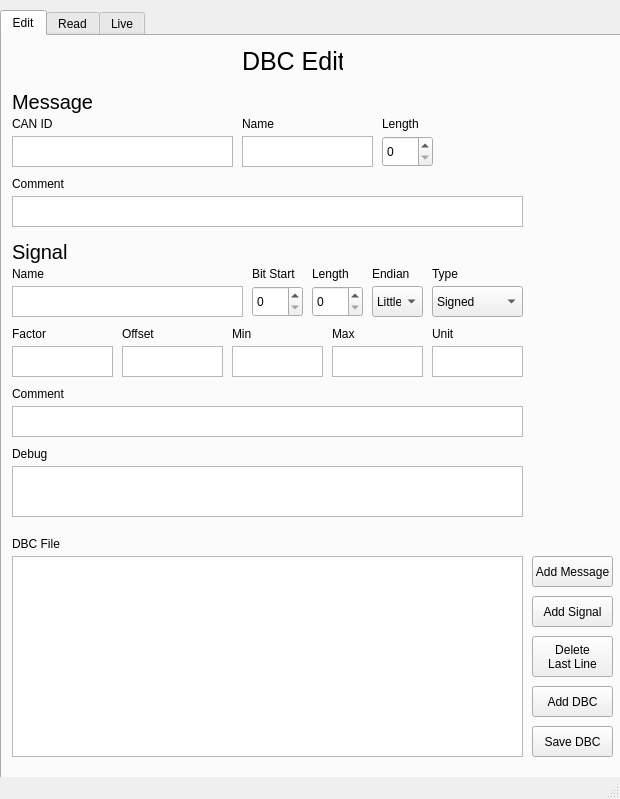
<?xml version="1.0" encoding="UTF-8"?>
<ui version="4.0">
 <class>MainWindow</class>
 <widget class="QMainWindow" name="MainWindow">
  <property name="geometry">
   <rect>
    <x>0</x>
    <y>0</y>
    <width>620</width>
    <height>799</height>
   </rect>
  </property>
  <property name="windowTitle">
   <string>DBC Editor for CAN Bus Database Files</string>
  </property>
  <widget class="QWidget" name="centralwidget">
   <widget class="QTabWidget" name="tabWidget">
    <property name="geometry">
     <rect>
      <x>0</x>
      <y>10</y>
      <width>621</width>
      <height>781</height>
     </rect>
    </property>
    <property name="toolTip">
     <string>&lt;html&gt;&lt;head/&gt;&lt;body&gt;&lt;p&gt;&lt;br/&gt;&lt;/p&gt;&lt;/body&gt;&lt;/html&gt;</string>
    </property>
    <property name="whatsThis">
     <string>&lt;html&gt;&lt;head/&gt;&lt;body&gt;&lt;p&gt;&lt;br/&gt;&lt;/p&gt;&lt;/body&gt;&lt;/html&gt;</string>
    </property>
    <property name="autoFillBackground">
     <bool>true</bool>
    </property>
    <property name="currentIndex">
     <number>0</number>
    </property>
    <widget class="QWidget" name="tab">
     <attribute name="title">
      <string>Edit</string>
     </attribute>
     <widget class="QLabel" name="label_4">
      <property name="geometry">
       <rect>
        <x>250</x>
        <y>230</y>
        <width>48</width>
        <height>16</height>
       </rect>
      </property>
      <property name="text">
       <string>Bit Start</string>
      </property>
     </widget>
     <widget class="QTextEdit" name="sg_name">
      <property name="geometry">
       <rect>
        <x>10</x>
        <y>250</y>
        <width>231</width>
        <height>31</height>
       </rect>
      </property>
      <property name="font">
       <font>
        <pointsize>9</pointsize>
       </font>
      </property>
     </widget>
     <widget class="QTextEdit" name="CAN_ID">
      <property name="geometry">
       <rect>
        <x>10</x>
        <y>100</y>
        <width>221</width>
        <height>31</height>
       </rect>
      </property>
     </widget>
     <widget class="QLabel" name="label_3">
      <property name="geometry">
       <rect>
        <x>10</x>
        <y>230</y>
        <width>81</width>
        <height>16</height>
       </rect>
      </property>
      <property name="text">
       <string>Name</string>
      </property>
     </widget>
     <widget class="QLabel" name="label_14">
      <property name="geometry">
       <rect>
        <x>230</x>
        <y>290</y>
        <width>48</width>
        <height>16</height>
       </rect>
      </property>
      <property name="text">
       <string>Min</string>
      </property>
     </widget>
     <widget class="QSpinBox" name="sg_length">
      <property name="geometry">
       <rect>
        <x>310</x>
        <y>250</y>
        <width>51</width>
        <height>31</height>
       </rect>
      </property>
     </widget>
     <widget class="QTextEdit" name="sg_offset">
      <property name="geometry">
       <rect>
        <x>120</x>
        <y>310</y>
        <width>101</width>
        <height>31</height>
       </rect>
      </property>
     </widget>
     <widget class="QLabel" name="label_19">
      <property name="geometry">
       <rect>
        <x>10</x>
        <y>410</y>
        <width>41</width>
        <height>16</height>
       </rect>
      </property>
      <property name="text">
       <string>Debug</string>
      </property>
     </widget>
     <widget class="QLabel" name="label_10">
      <property name="geometry">
       <rect>
        <x>380</x>
        <y>80</y>
        <width>41</width>
        <height>16</height>
       </rect>
      </property>
      <property name="text">
       <string>Length</string>
      </property>
     </widget>
     <widget class="QLabel" name="label_11">
      <property name="geometry">
       <rect>
        <x>10</x>
        <y>140</y>
        <width>61</width>
        <height>16</height>
       </rect>
      </property>
      <property name="text">
       <string>Comment</string>
      </property>
     </widget>
     <widget class="QTextEdit" name="sg_max">
      <property name="geometry">
       <rect>
        <x>330</x>
        <y>310</y>
        <width>91</width>
        <height>31</height>
       </rect>
      </property>
     </widget>
     <widget class="QLabel" name="label_17">
      <property name="geometry">
       <rect>
        <x>430</x>
        <y>230</y>
        <width>48</width>
        <height>16</height>
       </rect>
      </property>
      <property name="text">
       <string>Type</string>
      </property>
     </widget>
     <widget class="QTextBrowser" name="DBC_temp">
      <property name="geometry">
       <rect>
        <x>10</x>
        <y>520</y>
        <width>511</width>
        <height>201</height>
       </rect>
      </property>
     </widget>
     <widget class="QTextBrowser" name="debug">
      <property name="geometry">
       <rect>
        <x>10</x>
        <y>430</y>
        <width>511</width>
        <height>51</height>
       </rect>
      </property>
      <property name="font">
       <font>
        <pointsize>8</pointsize>
       </font>
      </property>
     </widget>
     <widget class="QPushButton" name="bt_addDBC">
      <property name="geometry">
       <rect>
        <x>530</x>
        <y>650</y>
        <width>81</width>
        <height>31</height>
       </rect>
      </property>
      <property name="text">
       <string>Add DBC</string>
      </property>
     </widget>
     <widget class="QLabel" name="label_8">
      <property name="geometry">
       <rect>
        <x>430</x>
        <y>290</y>
        <width>48</width>
        <height>16</height>
       </rect>
      </property>
      <property name="text">
       <string>Unit</string>
      </property>
     </widget>
     <widget class="QTextEdit" name="msg_cm">
      <property name="geometry">
       <rect>
        <x>10</x>
        <y>160</y>
        <width>511</width>
        <height>31</height>
       </rect>
      </property>
     </widget>
     <widget class="QTextEdit" name="sg_factor">
      <property name="geometry">
       <rect>
        <x>10</x>
        <y>310</y>
        <width>101</width>
        <height>31</height>
       </rect>
      </property>
     </widget>
     <widget class="QPushButton" name="bt_signal">
      <property name="geometry">
       <rect>
        <x>530</x>
        <y>560</y>
        <width>81</width>
        <height>31</height>
       </rect>
      </property>
      <property name="text">
       <string>Add Signal</string>
      </property>
     </widget>
     <widget class="QTextEdit" name="msg_name">
      <property name="geometry">
       <rect>
        <x>240</x>
        <y>100</y>
        <width>131</width>
        <height>31</height>
       </rect>
      </property>
     </widget>
     <widget class="QComboBox" name="sg_type">
      <property name="geometry">
       <rect>
        <x>430</x>
        <y>250</y>
        <width>91</width>
        <height>31</height>
       </rect>
      </property>
      <item>
       <property name="text">
        <string>Signed</string>
       </property>
      </item>
      <item>
       <property name="text">
        <string>Unsigned</string>
       </property>
      </item>
     </widget>
     <widget class="QLabel" name="label">
      <property name="geometry">
       <rect>
        <x>10</x>
        <y>80</y>
        <width>48</width>
        <height>16</height>
       </rect>
      </property>
      <property name="text">
       <string>CAN ID</string>
      </property>
     </widget>
     <widget class="QLabel" name="label_6">
      <property name="geometry">
       <rect>
        <x>10</x>
        <y>290</y>
        <width>48</width>
        <height>16</height>
       </rect>
      </property>
      <property name="text">
       <string>Factor</string>
      </property>
     </widget>
     <widget class="QLabel" name="label_15">
      <property name="geometry">
       <rect>
        <x>330</x>
        <y>290</y>
        <width>48</width>
        <height>16</height>
       </rect>
      </property>
      <property name="text">
       <string>Max</string>
      </property>
     </widget>
     <widget class="QLabel" name="label_16">
      <property name="geometry">
       <rect>
        <x>370</x>
        <y>230</y>
        <width>48</width>
        <height>16</height>
       </rect>
      </property>
      <property name="text">
       <string>Endian</string>
      </property>
     </widget>
     <widget class="QLabel" name="label_7">
      <property name="geometry">
       <rect>
        <x>120</x>
        <y>290</y>
        <width>48</width>
        <height>16</height>
       </rect>
      </property>
      <property name="text">
       <string>Offset</string>
      </property>
     </widget>
     <widget class="QLabel" name="label_18">
      <property name="geometry">
       <rect>
        <x>10</x>
        <y>500</y>
        <width>61</width>
        <height>16</height>
       </rect>
      </property>
      <property name="text">
       <string>DBC File</string>
      </property>
     </widget>
     <widget class="QLabel" name="label_13">
      <property name="geometry">
       <rect>
        <x>10</x>
        <y>200</y>
        <width>101</width>
        <height>31</height>
       </rect>
      </property>
      <property name="font">
       <font>
        <pointsize>15</pointsize>
       </font>
      </property>
      <property name="text">
       <string>Signal</string>
      </property>
     </widget>
     <widget class="QPushButton" name="bt_del_lastline">
      <property name="geometry">
       <rect>
        <x>530</x>
        <y>600</y>
        <width>81</width>
        <height>41</height>
       </rect>
      </property>
      <property name="text">
       <string>Delete
Last Line</string>
      </property>
     </widget>
     <widget class="QLabel" name="label_5">
      <property name="geometry">
       <rect>
        <x>310</x>
        <y>230</y>
        <width>48</width>
        <height>16</height>
       </rect>
      </property>
      <property name="text">
       <string>Length</string>
      </property>
     </widget>
     <widget class="QLabel" name="label_12">
      <property name="geometry">
       <rect>
        <x>10</x>
        <y>50</y>
        <width>101</width>
        <height>31</height>
       </rect>
      </property>
      <property name="font">
       <font>
        <pointsize>15</pointsize>
       </font>
      </property>
      <property name="text">
       <string>Message</string>
      </property>
     </widget>
     <widget class="QSpinBox" name="sg_start">
      <property name="geometry">
       <rect>
        <x>250</x>
        <y>250</y>
        <width>51</width>
        <height>31</height>
       </rect>
      </property>
     </widget>
     <widget class="QSpinBox" name="msg_length">
      <property name="geometry">
       <rect>
        <x>380</x>
        <y>100</y>
        <width>51</width>
        <height>31</height>
       </rect>
      </property>
     </widget>
     <widget class="QLabel" name="label_2">
      <property name="geometry">
       <rect>
        <x>240</x>
        <y>80</y>
        <width>48</width>
        <height>16</height>
       </rect>
      </property>
      <property name="text">
       <string>Name</string>
      </property>
     </widget>
     <widget class="QPushButton" name="bt_msg">
      <property name="geometry">
       <rect>
        <x>530</x>
        <y>520</y>
        <width>81</width>
        <height>31</height>
       </rect>
      </property>
      <property name="text">
       <string>Add Message</string>
      </property>
     </widget>
     <widget class="QPushButton" name="bt_save">
      <property name="geometry">
       <rect>
        <x>530</x>
        <y>690</y>
        <width>81</width>
        <height>31</height>
       </rect>
      </property>
      <property name="text">
       <string>Save DBC</string>
      </property>
     </widget>
     <widget class="QComboBox" name="sg_endian">
      <property name="geometry">
       <rect>
        <x>370</x>
        <y>250</y>
        <width>51</width>
        <height>31</height>
       </rect>
      </property>
      <item>
       <property name="text">
        <string>Little</string>
       </property>
      </item>
      <item>
       <property name="text">
        <string>Big</string>
       </property>
      </item>
     </widget>
     <widget class="QTextEdit" name="sg_cm">
      <property name="geometry">
       <rect>
        <x>10</x>
        <y>370</y>
        <width>511</width>
        <height>31</height>
       </rect>
      </property>
     </widget>
     <widget class="QTextEdit" name="sg_unit">
      <property name="geometry">
       <rect>
        <x>430</x>
        <y>310</y>
        <width>91</width>
        <height>31</height>
       </rect>
      </property>
     </widget>
     <widget class="QLabel" name="label_9">
      <property name="geometry">
       <rect>
        <x>10</x>
        <y>350</y>
        <width>61</width>
        <height>16</height>
       </rect>
      </property>
      <property name="text">
       <string>Comment</string>
      </property>
     </widget>
     <widget class="QTextEdit" name="sg_min">
      <property name="geometry">
       <rect>
        <x>230</x>
        <y>310</y>
        <width>91</width>
        <height>31</height>
       </rect>
      </property>
     </widget>
     <widget class="QLabel" name="label_22">
      <property name="geometry">
       <rect>
        <x>240</x>
        <y>10</y>
        <width>101</width>
        <height>31</height>
       </rect>
      </property>
      <property name="font">
       <font>
        <pointsize>19</pointsize>
       </font>
      </property>
      <property name="text">
       <string>DBC Edit</string>
      </property>
     </widget>
    </widget>
    <widget class="QWidget" name="tab_2">
     <attribute name="title">
      <string>Read</string>
     </attribute>
     <widget class="QTextBrowser" name="txt_DBCfilepath">
      <property name="geometry">
       <rect>
        <x>10</x>
        <y>30</y>
        <width>511</width>
        <height>31</height>
       </rect>
      </property>
      <property name="font">
       <font>
        <pointsize>9</pointsize>
       </font>
      </property>
     </widget>
     <widget class="QLabel" name="label_20">
      <property name="geometry">
       <rect>
        <x>10</x>
        <y>10</y>
        <width>101</width>
        <height>16</height>
       </rect>
      </property>
      <property name="font">
       <font>
        <pointsize>9</pointsize>
       </font>
      </property>
      <property name="text">
       <string>DBC File Path</string>
      </property>
     </widget>
     <widget class="QPushButton" name="bt_OpenDBC">
      <property name="geometry">
       <rect>
        <x>530</x>
        <y>30</y>
        <width>81</width>
        <height>31</height>
       </rect>
      </property>
      <property name="text">
       <string>Open</string>
      </property>
     </widget>
     <widget class="QTextBrowser" name="txt_debug_readtab">
      <property name="geometry">
       <rect>
        <x>10</x>
        <y>90</y>
        <width>511</width>
        <height>51</height>
       </rect>
      </property>
     </widget>
     <widget class="QLabel" name="label_23">
      <property name="geometry">
       <rect>
        <x>10</x>
        <y>65</y>
        <width>81</width>
        <height>21</height>
       </rect>
      </property>
      <property name="font">
       <font>
        <pointsize>9</pointsize>
       </font>
      </property>
      <property name="text">
       <string>Debug</string>
      </property>
     </widget>
     <widget class="QPushButton" name="bt_Clear">
      <property name="geometry">
       <rect>
        <x>530</x>
        <y>90</y>
        <width>81</width>
        <height>51</height>
       </rect>
      </property>
      <property name="text">
       <string>Clear</string>
      </property>
     </widget>
     <widget class="QLabel" name="label_26">
      <property name="geometry">
       <rect>
        <x>10</x>
        <y>145</y>
        <width>61</width>
        <height>21</height>
       </rect>
      </property>
      <property name="font">
       <font>
        <pointsize>9</pointsize>
       </font>
      </property>
      <property name="text">
       <string>Msg List</string>
      </property>
     </widget>
     <widget class="QLabel" name="label_27">
      <property name="geometry">
       <rect>
        <x>10</x>
        <y>360</y>
        <width>61</width>
        <height>31</height>
       </rect>
      </property>
      <property name="font">
       <font>
        <pointsize>9</pointsize>
       </font>
      </property>
      <property name="text">
       <string>Sg List</string>
      </property>
     </widget>
     <widget class="QComboBox" name="sg_select_combo">
      <property name="geometry">
       <rect>
        <x>60</x>
        <y>360</y>
        <width>69</width>
        <height>22</height>
       </rect>
      </property>
     </widget>
     <widget class="QTableWidget" name="sg_table">
      <property name="geometry">
       <rect>
        <x>10</x>
        <y>390</y>
        <width>601</width>
        <height>351</height>
       </rect>
      </property>
     </widget>
     <widget class="QTableWidget" name="msg_table">
      <property name="geometry">
       <rect>
        <x>10</x>
        <y>170</y>
        <width>601</width>
        <height>181</height>
       </rect>
      </property>
     </widget>
    </widget>
    <widget class="QWidget" name="tab_3">
     <attribute name="title">
      <string>Live</string>
     </attribute>
     <widget class="QPushButton" name="pushButton_mode1">
      <property name="geometry">
       <rect>
        <x>460</x>
        <y>30</y>
        <width>71</width>
        <height>24</height>
       </rect>
      </property>
      <property name="text">
       <string>Mode 1</string>
      </property>
     </widget>
     <widget class="QPushButton" name="pushButton_mode2">
      <property name="geometry">
       <rect>
        <x>540</x>
        <y>30</y>
        <width>71</width>
        <height>24</height>
       </rect>
      </property>
      <property name="text">
       <string>Mode 2</string>
      </property>
     </widget>
     <widget class="QComboBox" name="sg_select_combo_2">
      <property name="geometry">
       <rect>
        <x>460</x>
        <y>60</y>
        <width>69</width>
        <height>22</height>
       </rect>
      </property>
     </widget>
     <widget class="QTextBrowser" name="txt_debug_readtab_2">
      <property name="geometry">
       <rect>
        <x>10</x>
        <y>30</y>
        <width>441</width>
        <height>51</height>
       </rect>
      </property>
     </widget>
     <widget class="QLabel" name="label_24">
      <property name="geometry">
       <rect>
        <x>10</x>
        <y>90</y>
        <width>81</width>
        <height>16</height>
       </rect>
      </property>
      <property name="font">
       <font>
        <pointsize>9</pointsize>
       </font>
      </property>
      <property name="text">
       <string>Data</string>
      </property>
     </widget>
     <widget class="QLabel" name="label_25">
      <property name="geometry">
       <rect>
        <x>10</x>
        <y>5</y>
        <width>81</width>
        <height>21</height>
       </rect>
      </property>
      <property name="font">
       <font>
        <pointsize>9</pointsize>
       </font>
      </property>
      <property name="text">
       <string>Debug</string>
      </property>
     </widget>
     <widget class="QPushButton" name="pushButton_close">
      <property name="geometry">
       <rect>
        <x>540</x>
        <y>60</y>
        <width>71</width>
        <height>24</height>
       </rect>
      </property>
      <property name="text">
       <string>Close</string>
      </property>
     </widget>
     <widget class="QTableWidget" name="live_table">
      <property name="geometry">
       <rect>
        <x>10</x>
        <y>110</y>
        <width>601</width>
        <height>61</height>
       </rect>
      </property>
     </widget>
     <widget class="QLCDNumber" name="NUM_TPS">
      <property name="geometry">
       <rect>
        <x>10</x>
        <y>200</y>
        <width>111</width>
        <height>41</height>
       </rect>
      </property>
     </widget>
     <widget class="QLabel" name="label_28">
      <property name="geometry">
       <rect>
        <x>10</x>
        <y>180</y>
        <width>101</width>
        <height>16</height>
       </rect>
      </property>
      <property name="font">
       <font>
        <pointsize>9</pointsize>
       </font>
      </property>
      <property name="text">
       <string>쓰로틀 퍼센트</string>
      </property>
     </widget>
     <widget class="QLabel" name="label_29">
      <property name="geometry">
       <rect>
        <x>130</x>
        <y>180</y>
        <width>101</width>
        <height>16</height>
       </rect>
      </property>
      <property name="font">
       <font>
        <pointsize>9</pointsize>
       </font>
      </property>
      <property name="text">
       <string>RPM</string>
      </property>
     </widget>
     <widget class="QLCDNumber" name="NUM_RPM">
      <property name="geometry">
       <rect>
        <x>130</x>
        <y>200</y>
        <width>111</width>
        <height>41</height>
       </rect>
      </property>
     </widget>
     <widget class="QLabel" name="label_30">
      <property name="geometry">
       <rect>
        <x>250</x>
        <y>180</y>
        <width>101</width>
        <height>16</height>
       </rect>
      </property>
      <property name="font">
       <font>
        <pointsize>9</pointsize>
       </font>
      </property>
      <property name="text">
       <string>속도</string>
      </property>
     </widget>
     <widget class="QLCDNumber" name="NUM_VS">
      <property name="geometry">
       <rect>
        <x>250</x>
        <y>200</y>
        <width>111</width>
        <height>41</height>
       </rect>
      </property>
     </widget>
     <widget class="QLabel" name="label_31">
      <property name="geometry">
       <rect>
        <x>370</x>
        <y>180</y>
        <width>101</width>
        <height>16</height>
       </rect>
      </property>
      <property name="font">
       <font>
        <pointsize>9</pointsize>
       </font>
      </property>
      <property name="text">
       <string>엔진 온도</string>
      </property>
     </widget>
     <widget class="QLCDNumber" name="NUM_TEMP_ENG">
      <property name="geometry">
       <rect>
        <x>370</x>
        <y>200</y>
        <width>111</width>
        <height>41</height>
       </rect>
      </property>
     </widget>
     <widget class="QLCDNumber" name="NUM_SAS_Angle">
      <property name="geometry">
       <rect>
        <x>490</x>
        <y>200</y>
        <width>111</width>
        <height>41</height>
       </rect>
      </property>
     </widget>
     <widget class="QLabel" name="label_32">
      <property name="geometry">
       <rect>
        <x>490</x>
        <y>180</y>
        <width>101</width>
        <height>16</height>
       </rect>
      </property>
      <property name="font">
       <font>
        <pointsize>9</pointsize>
       </font>
      </property>
      <property name="text">
       <string>스티어 각도</string>
      </property>
     </widget>
     <widget class="QPushButton" name="bt_chart">
      <property name="geometry">
       <rect>
        <x>10</x>
        <y>280</y>
        <width>171</width>
        <height>29</height>
       </rect>
      </property>
      <property name="text">
       <string>Chart Histogram</string>
      </property>
     </widget>
    </widget>
   </widget>
  </widget>
  <widget class="QStatusBar" name="statusbar"/>
 </widget>
 <resources/>
 <connections/>
</ui>
